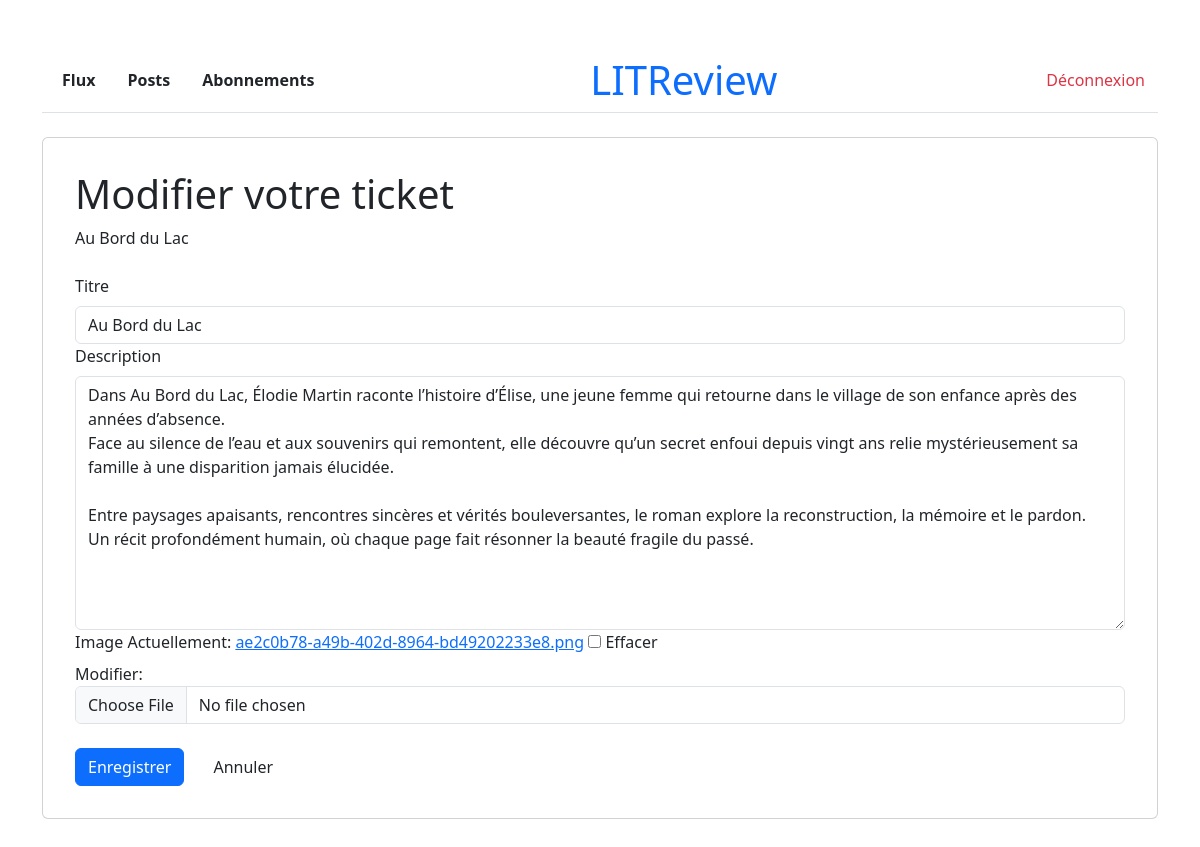
The page /ticket/24/edit/ (signed in) on the database its author committed.
### reviews/models.py (models this page shows, shortened)
class Ticket(models.Model):
    title = models.CharField(max_length=128, verbose_name="Titre")
    description = models.TextField(
        max_length=2048, blank=True, verbose_name="Description"
        )
    user = models.ForeignKey(
        to=settings.AUTH_USER_MODEL,
        on_delete=models.CASCADE,
        verbose_name="Auteur"
        )
    image = models.ImageField(null=True, blank=True, verbose_name="Image")
    time_created = models.DateTimeField(
        auto_now_add=True, verbose_name="Date de création"
        )
    class Meta:
        ordering = ['-time_created']
        verbose_name = "Ticket"

### reviews/views.py (the view)
@login_required
def edit_ticket_view(request, ticket_id):
    ticket = get_object_or_404(Ticket, id=ticket_id)
    if ticket.user != request.user:
        return HttpResponseForbidden(
            "Vous n'avez pas la permission de modifier ce ticket.")
    if request.method == 'POST':
        form = TicketForm(request.POST,
                          request.FILES,
                          instance=ticket
                          )
        if form.is_valid():
            form.save()
            messages.success(request,
                             "Votre ticket a été modifié avec succès !"
                             )
            return redirect('posts')
        else:
            messages.error(request,
                           "Erreur lors de la modification du ticket."
                           )
    else:
        form = TicketForm(instance=ticket)
    return render(request,
                  'reviews/edit_ticket.html',
                  {'form': form, 'ticket': ticket
                   })

### reviews/forms.py
class TicketForm(forms.ModelForm):
    class Meta:
        model = Ticket
        fields = ['title', 'description', 'image']
        widgets = {
            'description': forms.Textarea(attrs={'class': 'form-control'}),
            'title': forms.TextInput(attrs={'class': 'form-control'}),
            'image': forms.ClearableFileInput(attrs={'class': 'form-control'}),
        }

### reviews/templates/reviews/edit_ticket.html (shortened to what this page needs)
{% extends 'reviews/base.html' %}
{% block content %}
<div class="container-narrow">
    <div class="card" style="padding: 32px;">
        <h1 style="margin-bottom: 8px;">
             Modifier votre ticket
        </h1>
        <p style="margin-bottom: 24px;">
            {{ ticket.title }}
        </p>
        <form method="post" enctype="multipart/form-data" novalidate>
            {% for field in form %}
            <div class="form-group">
                <label for="{{ field.id_for_label }}" class="form-label">
                    {{ field.label }}
                </label>
                {{ field }}
            </div>
            {% endfor %}
            <div style="display: flex; gap: 16px; margin-top: 24px;">
                <button type="submit" class="btn btn-primary">Enregistrer</button>
                <a href="{% url 'posts' %}" class="btn btn-outline">Annuler</a>
            </div>
        </form>
    </div>
</div>
{% endblock %}

### rows shown on the page
Ticket: title "Au Bord du Lac", form "Au Bord du Lac" "Dans Au Bord du Lac, Élodie Martin raconte l’histoire d’Élise, une jeune femme qui retourne dans le village de son enfance après des années d’absence. Face au silence de l’eau et aux souvenirs qui remontent, elle découvre qu’un secret enfoui depuis vingt ans relie mystérieusement sa famille à une disparition jamais élucidée. Entre paysages apaisants, rencontres sincères et vérités bouleversantes, le roman explore la reconstruction, la mémoire et le pardon. Un récit profondément humain, où chaque page fait résonner la beauté fragile du passé."

### other values the page prints
{{ field.label }} "Titre" "Description" "Image"
